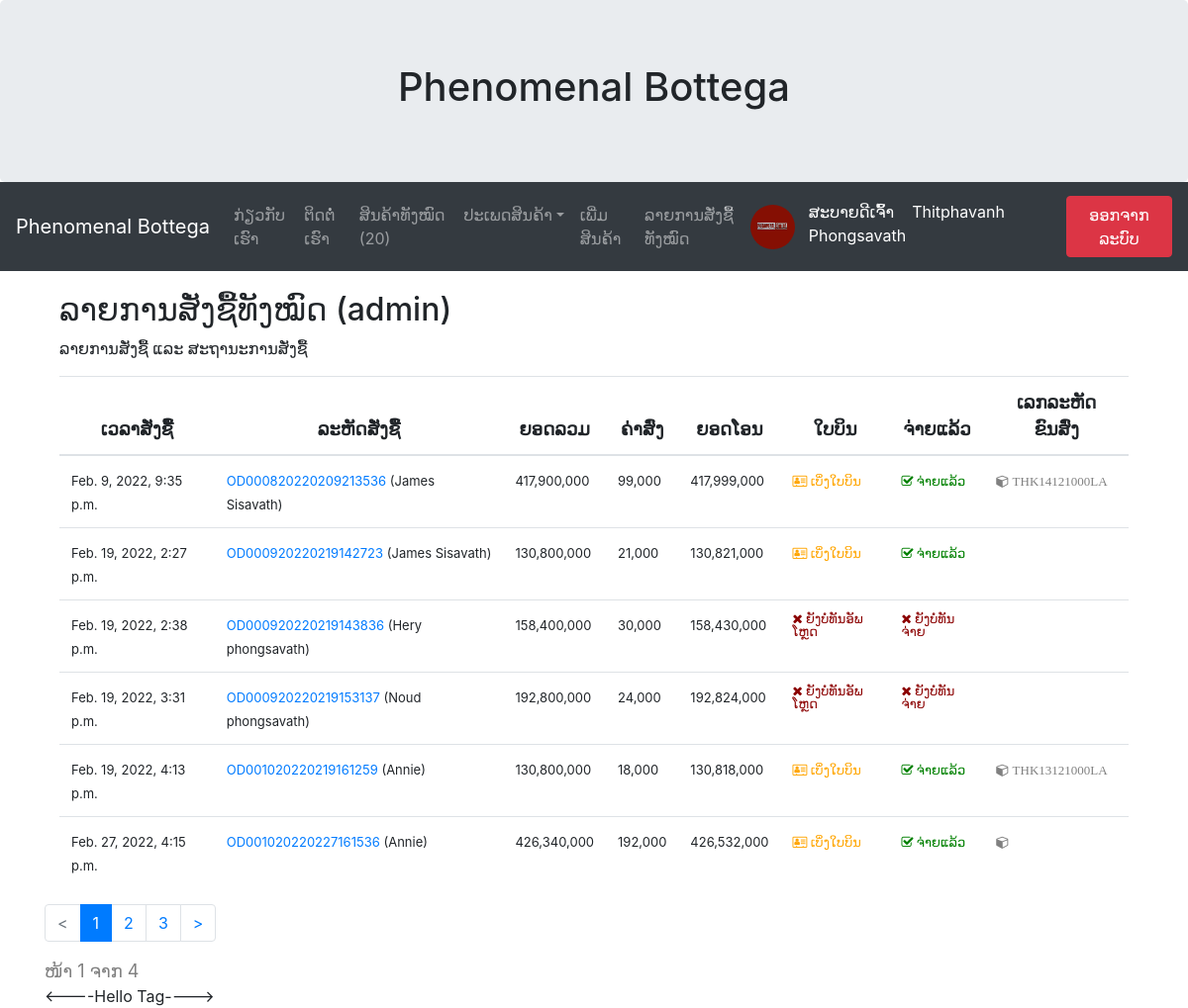
/allorderlist/ (signed in), run on an earlier commit of the app's database.
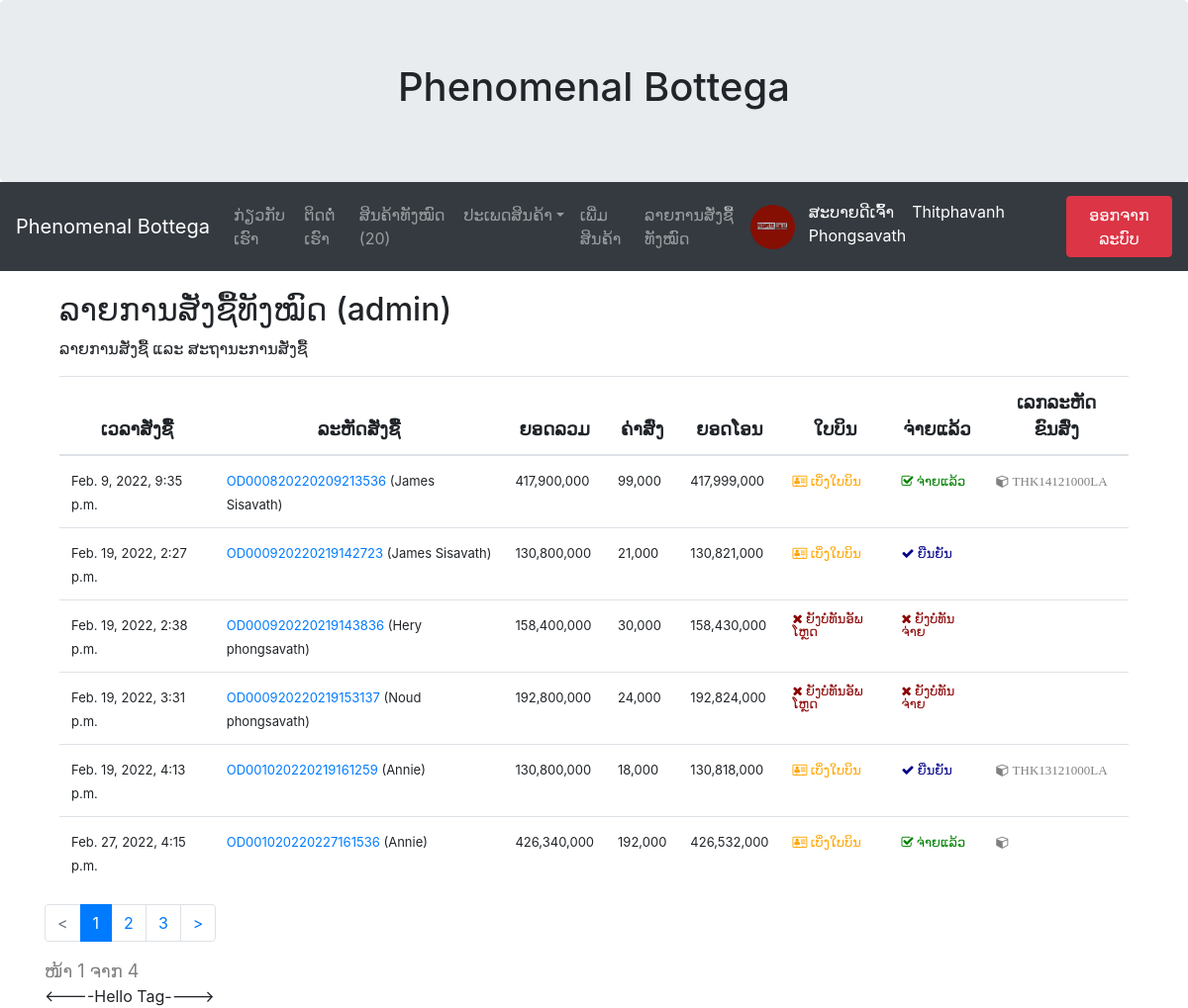
And on a later commit of the database.
### myapp/models.py (models this page shows, shortened)
class OrderPending(models.Model):
	orderid = models.CharField(max_length=100)
	user = models.ForeignKey(User, on_delete=models.CASCADE)
	name = models.CharField(max_length=100)
	tel = models.CharField(max_length=100)
	address = models.TextField()
	shipping = models.CharField(max_length=100)
	payment = models.CharField(max_length=100)  # alibaba # QR code
	other = models.TextField(blank=True, null=True)
	stamp = models.DateTimeField(auto_now_add=True, blank=True, null=True)
	paid = models.BooleanField(default=False)
	confirmed = models.BooleanField(default=False)
	slip = models.ImageField(upload_to="slip", null=True, blank=True)
	sliptime = models.CharField(max_length=100, null=True, blank=True)
	paymentid = models.CharField(max_length=100, null=True, blank=True)
	trackingnumber = models.CharField(max_length=100, null=True, blank=True)

### myapp/views.py (the view)
# urls.py: path('allorderlist/', AllOrderlistPage, name='allorderlist-page'),
def AllOrderlistPage(request):
    context = {}
    order = OrderPending.objects.all()
    for od in order:
        orderid = od.orderid
        odlist = OrderList.objects.filter(orderid=orderid)
        total = sum([c.total for c in odlist])
        od.total = total
        count = sum([c.quantity for c in odlist])
        if od.shipping == 'ems':
            shipcost = sum([6000 if i == 0 else 6000 for i in range(count)])
        else:
            shipcost = sum([7000 if i == 0 else 5000 for i in range(count)])
        if od.payment == 'cod':
            shipcost += 3000  # shipcost = shipcost + 2000
        od.shipcost = shipcost
    paginator = Paginator(order, 6)  # 1 ໜ້າໂຊວ 15 ອັນ
    page = request.GET.get('page')
    order = paginator.get_page(page)
    context['allorder'] = order
    return render(request, 'myapp/allorderlist.html', context)

### myapp/templatetags/custom_tags.py (called while the page is built)
@register.simple_tag
def hello_tag():  # {% hello_tag %}
    return '<----Hello Tag---->'

@register.simple_tag
def show_allproduct():
    count = Allproduct.objects.count()
    return count

@register.inclusion_tag('myapp/allcatagory.html')
def all_catagory():
    catagorys = Catagory.objects.all()
    return {'allcatagorys': catagorys}

### myapp/template/myapp/allorderlist.html (shortened to what this page needs)
{% extends 'myapp/base.html' %}
{% load humanize %}
{% block content %}
<div class="container">
	<h2>ລາຍການສັ່ງຊື້ທັງໝົດ (admin) </h2>
	<p>ລາຍການສັ່ງຊື້ ແລະ ສະຖານະການສັ່ງຊື້</p>
	<table class="table">
		<thead>
			<tr>
				<th style="font-size:18px;text-align: center;">ເວລາສັ່ງຊື້</th>
				<th style="font-size:18px;text-align: center;">ລະຫັດສັ່ງຊື້</th>
				<th style="font-size:18px;text-align: center;">ຍອດລວມ</th>
				<th style="font-size:18px;text-align: center;">ຄ່າສົ່ງ</th>
				<th style="font-size:18px;text-align: center;">ຍອດໂອນ</th>
				<th style="font-size:18px;text-align: center;">ໃບບິນ</th>
				<th style="font-size:18px;text-align: center;">ຈ່າຍແລ້ວ</th>
				<th style="font-size:18px;text-align: center;">ເລກລະຫັດຂົນສົ່ງ</th>
			</tr>
		</thead>
		<tbody>
			{% for od in allorder %}
			<tr>
				<td><a style="font-size:13px;">{{od.stamp}} </a></td>
				<td>
					<a href="{% url 'updatetracking' od.orderid%} " style="font-size:13px;">{{od.orderid}} </a> <a
						style="font-size:13px;">({{od.name}}) </a>
				</td>
				<td><a style="font-size:13px;">{{od.total|intcomma}} </a></td>
				<td><a style="font-size:13px;">{{od.shipcost|intcomma}} </a></td>
				<td><a style="font-size:13px;">{{od.total|add:od.shipcost|intcomma}} </a></td>
				<td>
					{% if od.slip %}
					<a href="{{od.slip.url}}"><i class="fa fa-address-card-o" style="font-size:13px;color:orange;">
							ເບິ່ງໃບບິນ</i></a>
					{% else %}
					<i class="fa fa-close" style="font-size:13px;color:darkred;"> ຍັງບໍ່ທັນອັພໂຫຼດ</i>
					{% endif %}
				</td>
				<td>
					{% if od.paid and od.slip %}
					<a href="{% url 'updatestatus' od.orderid 'cancel' %}"><i class="fa fa-check-square-o"
							style="font-size:13px;color:green;"> ຈ່າຍແລ້ວ</i></a>
					{% elif od.paid == False and not od.slip %}
					<i class="fa fa-close" style="font-size:13px;color:darkred;"> ຍັງບໍ່ທັນຈ່າຍ</i>
					{% else %}
					<a href="{% url 'updatestatus' od.orderid 'confirm' %}"><i class="fa fa-check"
							style="font-size:13px;color:darkblue;"> ຍືນຍັນ</i></a>
					{% endif %}
				</td>
				<td>
					{% if od.trackingnumber != None %}
					<i class="fa fa-cube" style="font-size:13px;color:grey;"> {{od.trackingnumber}}</i>
					{% endif %}
				</td>
			</tr>
			{% endfor %}
		</tbody>
	</table>
</div>
<ul class="pagination">
	{% if allorder.has_next and allorder.has_previous != True %}
	<li class="page-item disabled"><a class="page-link" href="">
			< </a>
	</li>
	<li class="page-item active"><a class="page-link" href="?page={{allorder.number}}">{{allorder.number}}</a></li>
	<li class="page-item"><a class="page-link" href="?page={{allorder.number|add:1}}">{{allorder.number|add:1}}</a></li>
	<li class="page-item"><a class="page-link" href="?page={{allorder.number|add:2}}">{{allorder.number|add:2}}</a></li>
	<li class="page-item"><a class="page-link" href="?page={{allorder.next_page_number}}"> > </a></li>
	{% endif %}
</ul> <a <i style="font-size:18px;color:grey;"> ໜ້າ {{allorder.number}} ຈາກ {{allorder.paginator.num_pages}} </i></a>
{% endblock content %}

What changed in the data, as far as the page shows it:
changed OrderPending "Feb. 19, 2022, 2:27 p.m.": paid "ຈ່າຍແລ້ວ" → "ຍືນຍັນ"
changed OrderPending "Feb. 19, 2022, 4:13 p.m.": paid "ຈ່າຍແລ້ວ" → "ຍືນຍັນ"
